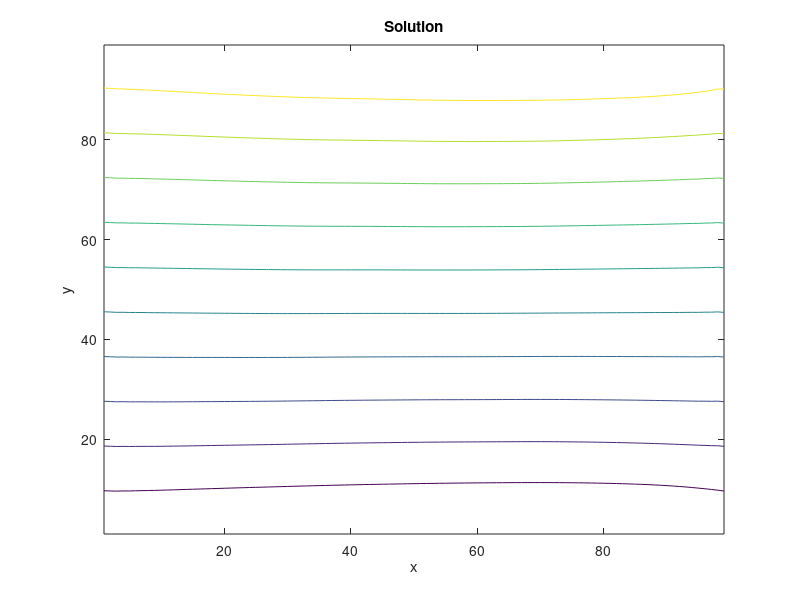

Reproduce this figure in MATLAB.
clear;close all;clc;

% D2Q9 solver
% Simple channel.
% West: fixed-velocity inlet
% North: wall
% South: wall 
% East: 0th-order-extrapolation outlet.

addpath basic
addpath post

% Numerical input parameters.
nodes = [100, 100]; % x nodes, y nodes.
dh = 1; % dh = dx = dy.
timesteps = 1000;
dt = 1; % timestep.

% Physical input parameters.
u0 = 0.1;
rho0 = 5;
alpha = 0.01;
Re = u0*nodes(1)/alpha;
disp(['Reynolds number: ' num2str(Re)]);

% Lattice link constants.
w = zeros(9,1);
w(1) = 4/9;
w(2:5) = 1/9;
w(6:9) = 1/36;
c = zeros(9,2);
c(1,:) = [0, 0];
c(2,:) = [1, 0];
c(3,:) = [0, 1];
c(4,:) = [-1, 0];
c(5,:) = [0, -1];
c(6,:) = [1, 1];
c(7,:) = [-1, 1];
c(8,:) = [-1, -1];
c(9,:) = [1, -1];

% Derived inputs.
omega = 1 / ( 3*alpha + 0.5 );

% Initialize.
rho = rho0*ones(nodes(2),nodes(1));
u = u0*ones(nodes(2),nodes(1));
v = zeros(nodes(2),nodes(1));
f = zeros(nodes(2),nodes(1),9);
feq = zeros(nodes(2),nodes(1),9);
% Wall BCs.
u(1,:) = 0;
v(1,:) = 0;
u(end,:) = 0;
v(end,:) = 0;

% Main loop.
reconstruction_time = 0;
collision_time = 0;
streaming_time = 0;
bc_time = 0;
for iter = 1:timesteps
    disp(['Running timestep ' num2str(iter)]);
    % Collision.
    tic;
    t1 = u.*u + v.*v;
    for k = 1:9
        t2 = c(k,1)*u + c(k,2)*v;
        feq(:,:,k) = w(k)*rho.*(1 + 3*t2 + 4.5*t2.^2 - 1.5*t1);
        f(:,:,k) = omega*feq(:,:,k)+(1-omega)*f(:,:,k);
    end
    collision_time = collision_time + toc;
    % Streaming.
    tic;
    f(:,2:end,2) = f(:,1:end-1,2); % East vector.
    f(2:end,:,3) = f(1:end-1,:,3); % North vector.
    f(:,1:end-1,4) = f(:,2:end,4); % West vector.
    f(1:end-1,:,5) = f(2:end,:,5); % South vector.
    f(2:end,2:end,6) = f(1:end-1,1:end-1,6); % Northeast vector.
    f(2:end,1:end-1,7) = f(1:end-1,2:end,7); % Northwest vector.
    f(1:end-1,1:end-1,8) = f(2:end,2:end,8); % Southwest vector.
    f(1:end-1,2:end,9) = f(2:end,1:end-1,9); % Southeast vector.
    streaming_time = streaming_time + toc;
    % BC.
    tic;
    % Only horizontal velocity.
    rho_west = ( 1 / ( 1 - u0 ) ) * ...
        ( f(2:end-1,1,1) + f(2:end-1,1,3) + f(2:end-1,1,5) + ...
        2*( f(2:end-1,1,4) + f(2:end-1,1,7) + f(2:end-1,1,8) ) );
    f(2:end-1,1,2) = f(2:end-1,1,4) + 2 / 3 * u0 * rho_west; % West inlet.
    f(2:end-1,1,6) = f(2:end-1,1,8) + u0 / 6 * rho_west; % West inlet.
    f(2:end-1,1,9) = f(2:end-1,1,7) + u0 / 6 * rho_west; % West inlet.
    f(2:end-1,end,4) = f(2:end-1,end-1,4); % East outlet (extrapolation).
    f(2:end-1,end,8) = f(2:end-1,end-1,8); % East outlet (extrapolation).
    f(2:end-1,end,7) = f(2:end-1,end-1,7); % East outlet (extrapolation).
    f(1,:,3) = f(1,:,5); % South wall.
    f(1,:,6) = f(1,:,8); % South wall.
    f(1,:,7) = f(1,:,9); % South wall.
    f(end,:,5) = f(end,:,3); % North wall.
    f(end,:,9) = f(end,:,7); % North wall.
    f(end,:,8) = f(end,:,6); % North wall.
    bc_time = bc_time + toc;
    % Density and velocity reconstruction.
    tic;
    rho = sum(f,3);
    rho(2:end-1,1) = rho_west;
    u(2:end-1,2:end-1) = 0;
    v(2:end-1,2:end-1) = 0;
    for k = 1:9
        u(2:end-1,2:end-1) = u(2:end-1,2:end-1) + c(k,1)*f(2:end-1,2:end-1,k);
        v(2:end-1,2:end-1) = v(2:end-1,2:end-1) + c(k,2)*f(2:end-1,2:end-1,k);
    end
    u(2:end-1,2:end-1) = u(2:end-1,2:end-1) ./ rho(2:end-1,2:end-1);
    v(2:end-1,2:end-1) = v(2:end-1,2:end-1) ./ rho(2:end-1,2:end-1);
    reconstruction_time = reconstruction_time + toc;
end

% Timing outputs.
total_time = reconstruction_time + collision_time + streaming_time + bc_time;
disp(['Solution reconstruction time (s): ' num2str(reconstruction_time)]);
disp(['Collision time (s): ' num2str(collision_time)]);
disp(['Streaming time (s): ' num2str(streaming_time)]);
disp(['BC time (s): ' num2str(bc_time)]);
disp(['Solution reconstruction fraction: ' num2str(reconstruction_time/total_time)]);
disp(['Collision fraction: ' num2str(collision_time/total_time)]);
disp(['Streaming fraction: ' num2str(streaming_time/total_time)]);
disp(['BC fraction: ' num2str(bc_time/total_time)]);

% Streamfunction calculation.
strf = zeros(nodes(2),nodes(1));
for i = 2:nodes(1)
    rho_av = 0.5*( rho(1,i-1) + rho(1,i) );
    strf(1,i) = strf(1,i-1) - 0.5*rho_av*( v(1,i-1) + v(1,i) );
    for j = 2:nodes(2)
        rho_m = 0.5 * ( rho(j,i) + rho(j-1,i) );
        strf(j,i) = strf(j-1,i) + 0.5*rho_m*( u(j-1,i) + u(j,i) );
    end
end

% Plotting results!
figure;
L = dh*[nodes(1)-1, nodes(2)-1] ; % x , y dimensions of physical domain.
x = linspace(0,L(1),nodes(1))';
y = linspace(0,L(2),nodes(2))';
[X, Y] = meshgrid(x,y);
contour(X(2:end,2:end), Y(2:end,2:end), strf(2:end,2:end));
title('Solution');
xlabel('x');
ylabel('y');


